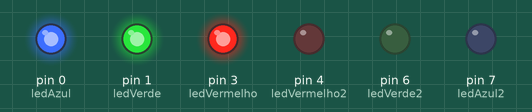
Recording of a sketch running on a simulated Arduino Uno, built with avr-gcc and run on an emulated ATmega328P. Shown: output pins drawn as LEDs (lit = HIGH).

Above: at 2.5 s.
At 7.5 s:
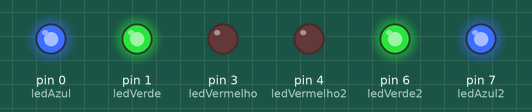
At 15.0 s:
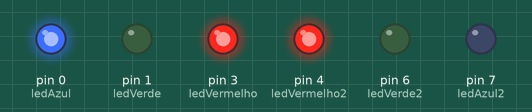
Timing chart, 0 to 23.0 s (numbered marks = the images above):
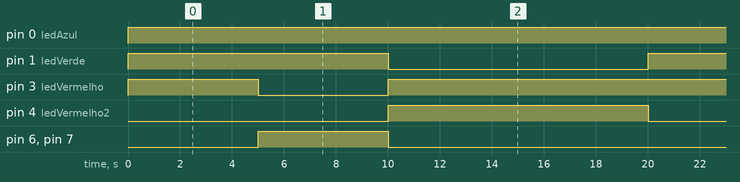

The sketch:

Leds_azul_verde_vermelho.ino
```cpp
// variaveis dos led
int ledVermelho = 3;
int ledVerde = 1;
int ledAzul = 0;
int ledVermelho2 = 4;
int ledVerde2 = 6;
int ledAzul2 = 7;

void setup()
{
	pinMode(ledVermelho,OUTPUT);
  	pinMode(ledVerde,OUTPUT);
  	pinMode(ledAzul,OUTPUT);
  	pinMode(ledVermelho2,OUTPUT);
  	pinMode(ledVerde2,OUTPUT);
  	pinMode(ledAzul2,OUTPUT);
}

void loop()
{
  	//ligar o led verde, vermelho, azul

  	digitalWrite(ledVermelho,HIGH);//Ligar vermelho
  	digitalWrite(ledVermelho2,LOW);//Ligar vermelho
  	digitalWrite(ledVerde,HIGH);//desligar verde
  	digitalWrite(ledVerde2,LOW);//desligar verde2
  	digitalWrite(ledAzul,HIGH);//desligar azul
  	digitalWrite(ledAzul2,LOW);//desligar azul2
  	delay(5000);//espre 5 segundos


  	//ligar os leds 2 AZUIS E 2 VERDES
  	digitalWrite(ledVermelho,LOW);//Ligar vermelho
  	digitalWrite(ledVermelho2,LOW);//Ligar vermelho2
  	digitalWrite(ledVerde,HIGH);//desligar verde
  	digitalWrite(ledVerde2,HIGH);//desligar verde2
  	digitalWrite(ledAzul,HIGH);//desligar azul
  	digitalWrite(ledAzul2,HIGH);//desligar azul
  	delay(5000);//espere 5 segundos


 	 //1 VERDE , 2 VERMELHOS E 1 AZUL.
  	digitalWrite(ledVermelho,HIGH);//Ligar vermelho
  	digitalWrite(ledVermelho2,HIGH);//Ligar vermelho2
  	digitalWrite(ledVerde,LOW);//desligar verde
  	digitalWrite(ledVerde2,LOW);//desligar verde2
  	digitalWrite(ledAzul,HIGH);//desligar azul
  	digitalWrite(ledAzul2,LOW);//desligar azul
  	delay(10000);//espere 10 segundos


}
```

Measured:
- by itself, pin 0 (ledAzul): LOW → HIGH at 0.00 s
- by itself, pin 1 (ledVerde), pin 4 (ledVermelho2): alternates HIGH for 10.0 s and LOW for 10.0 s
- by itself, pin 3 (ledVermelho): repeats every 20.0 s: LOW 5.0 s, HIGH 15.0 s
- by itself, pin 6 (ledVerde2), pin 7 (ledAzul2): alternates HIGH for 5.0 s and LOW for 15.0 s
